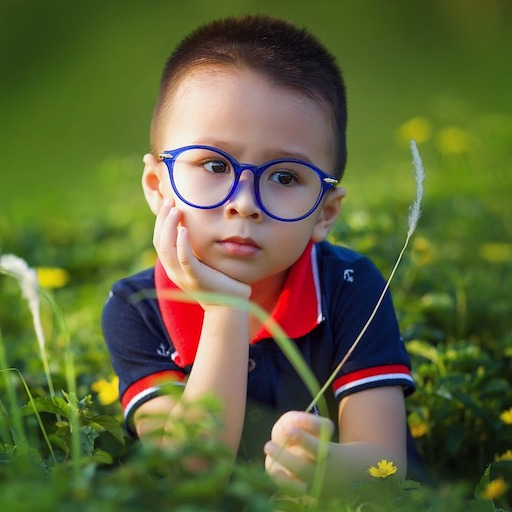
//> input picture week4-cpp/bgrhsvdemo/sample.jpg, 512 x 512 px
$ ./bgr2hsv   (built with g++ and OpenCV 4)
//> lines starting //> are read from the running program, lines starting //| are printed output that depends on the picture
//> further down, img is the input picture: 512 rows x 512 cols, CV_8UC3; mean B, G, R 57.8, 101.6, 95.4
#include <iostream>
#include <opencv2/opencv.hpp>
#include <opencv2/core.hpp>
#include <opencv2/imgproc.hpp>
#include "opencv2/core/types.hpp"
#include "opencv2/highgui.hpp"

using namespace cv;
using namespace std;

Mat convertBGRtoHSV(Mat image){
    ///
    /// YOUR CODE HERE
    ///

    Mat out;
    Mat hsv[3];
    Mat tmp{image.clone()};
    tmp.convertTo(tmp,CV_32F);
    tmp=tmp/255.0;
    Mat bgr[3];
    split(tmp,bgr);
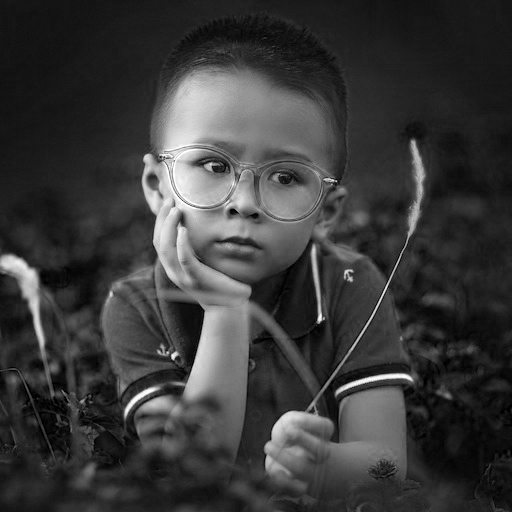
//> bgr[0]: 512 rows x 512 cols, CV_32FC1; min 0, max 1, mean 0.227
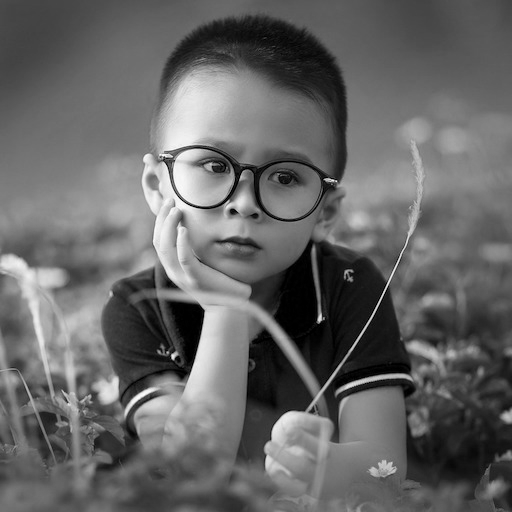
//> bgr[1]: 512 rows x 512 cols, CV_32FC1; min 0, max 0.996, mean 0.398
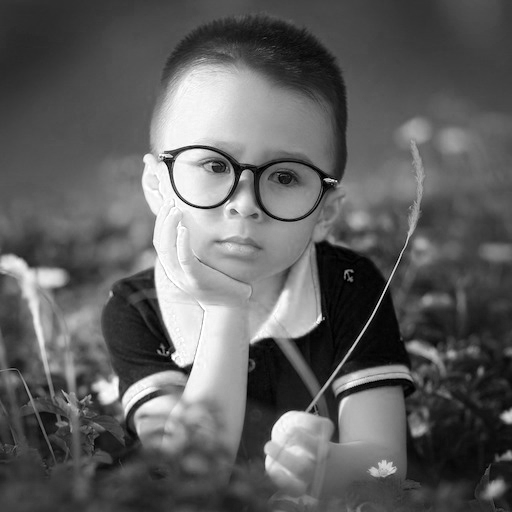
//> bgr[2]: 512 rows x 512 cols, CV_32FC1; min 0, max 1, mean 0.374
    for(int i{0};i<3;++i) hsv[i]=Mat(tmp.size(),CV_32F,Scalar(0,0,0));

    int height,width;
    float h,s,v,mv,r,g,b;
    height=tmp.size().height;
//> height = 512
    width=tmp.size().width;
//> width = 512
    for(int i{0};i<height;++i){
        for(int j{0};j<width;++j){
            r=bgr[2].at<float>(i,j);
            g=bgr[1].at<float>(i,j);
            b=bgr[0].at<float>(i,j);
            v=max({b,g,r});
            mv=min({b,g,r});
            if(v==0) s=0;
            else s=(v-mv)/v;
            if(v==b) h=240+60*(r-g)/(v-mv);
            else if (v==g) h=120+60*(b-r)/(v-mv);
            else if (v==r) h=60*(g-b)/(v-mv);
            if (h<0) h=h+360;
            v=255*v;
            s=255*s;
            h=h/2;
            hsv[0].at<float>(i,j)=h;
            hsv[1].at<float>(i,j)=s;
            hsv[2].at<float>(i,j)=v;
        }
    }
//> this loop made 512 passes
//> (r, g, b, v, mv, s) on passes 1 to 3: (0.231, 0.267, 0.0824, 68, 0.0824, 176.3), (0.231, 0.267, 0.0824, 68, 0.0824, 176.3), (0.235, 0.271, 0.0863, 69, 0.0863, 173.7)
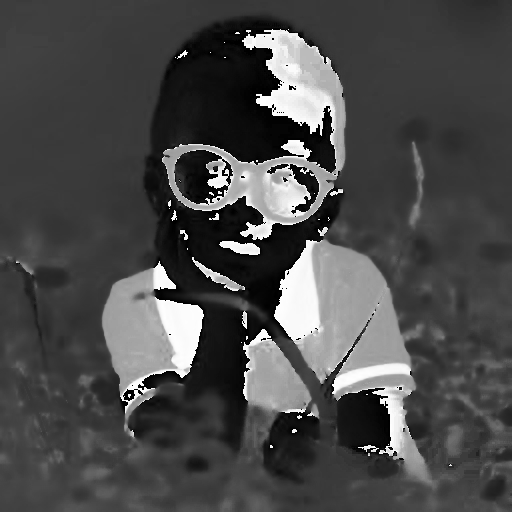
//> hsv[0]: 512 rows x 512 cols, CV_32FC1; 0.02% of the values are NaN or infinite; the others: min 0, max 179.9, mean 52.94; drawn with min black, max white, NaN and infinite black
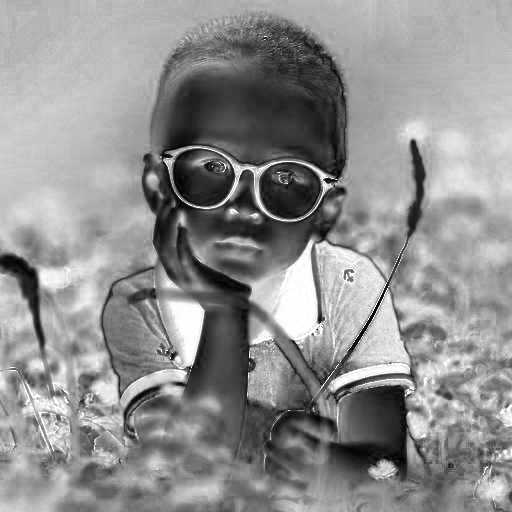
//> hsv[1]: 512 rows x 512 cols, CV_32FC1; min 0, max 255, mean 143.9
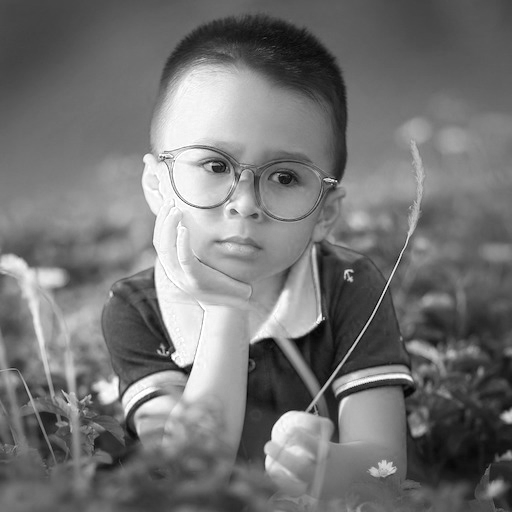
//> hsv[2]: 512 rows x 512 cols, CV_32FC1; min 1, max 255, mean 115.7
//> after the loop, r = 0.157; g = 0.227; b = 0.125; v = 58; mv = 0.125; s = 114.3; h = 50.77
    cout<<"done\n";
    merge(hsv, 3, out);
//> out: 512 rows x 512 cols, CV_32FC3; 0.01% of the values are NaN or infinite; the others: min 0, max 255, mean 104.2
    out.convertTo(out,CV_8U);
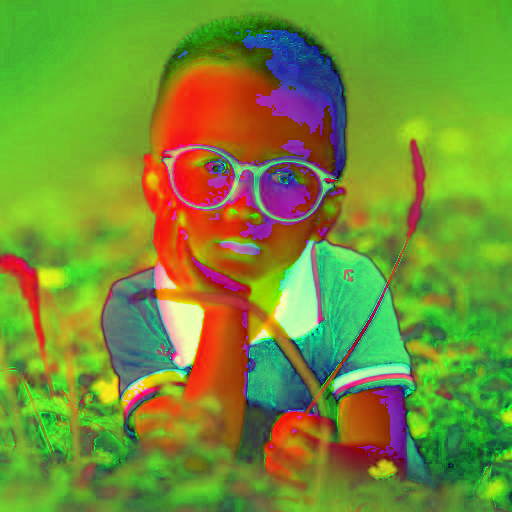
//> out: 512 rows x 512 cols, CV_8UC3; mean B, G, R 52.9, 143.9, 115.7
    return out;
}

int main(){
  Mat img,out;
  img=imread("sample.jpg");
  out=convertBGRtoHSV(img);
  imshow("Out",out);
  waitKey(0);
  destroyAllWindows();
  return 0;

}
